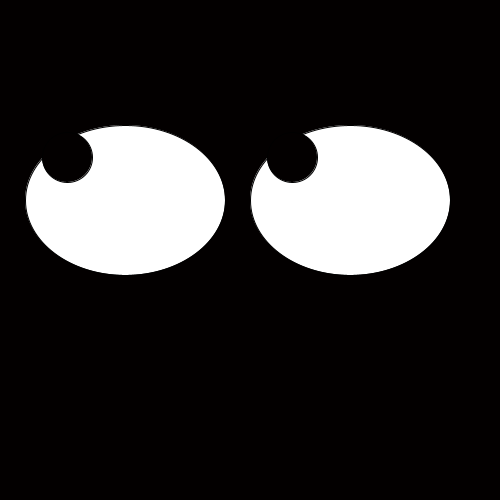
Frame 1 (no input)
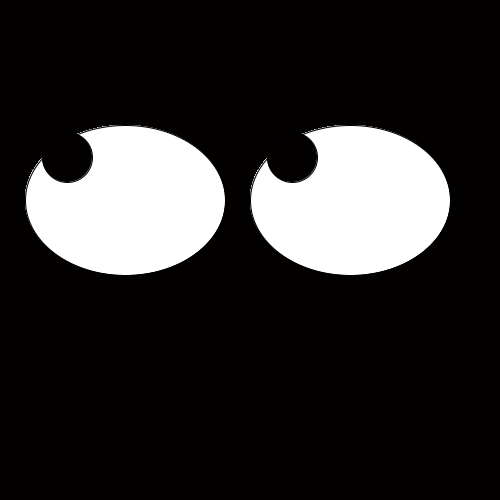
Frame 60 (the mouse pressed at the canvas centre just before this capture)
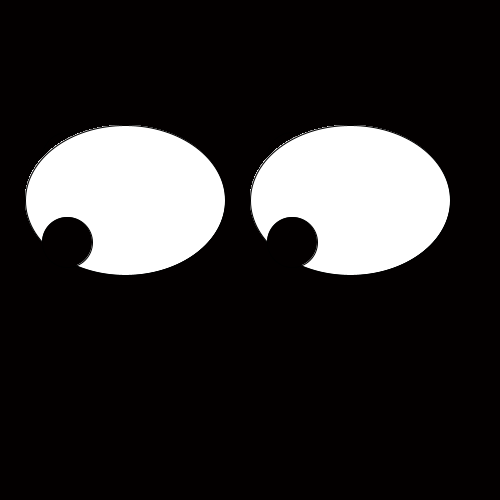
Frame 120 (the mouse held since frame 60 and released just before this capture)

The Processing sketch that drew these frames (run headless with seeded random() and noise(); from frame 60 on, the mouse is pressed at the canvas centre):

// Processing sketch: Googlyeyes
// ── Googlyeyes.pde

void setup(){
  background(#030000);
size (500,500);

}



void draw(){
  

//if (mousePressed) {
 // println(mousemouseX + " " + mousemouseY);

fill(#FFFFFF);
ellipse (125,200,200,150);
ellipse (350,200,200,150);

fill(#030000);


if (mouseX < 292) {mouseX = 292;}
if (mouseX > 400) {mouseX = 400;}


if (mouseY < 157) {mouseY = 157;}

if (mouseY > 242) {mouseY = 242;}

ellipse(mouseX,mouseY,50,50);

ellipse(mouseX - 225, mouseY,50,50); 


}
